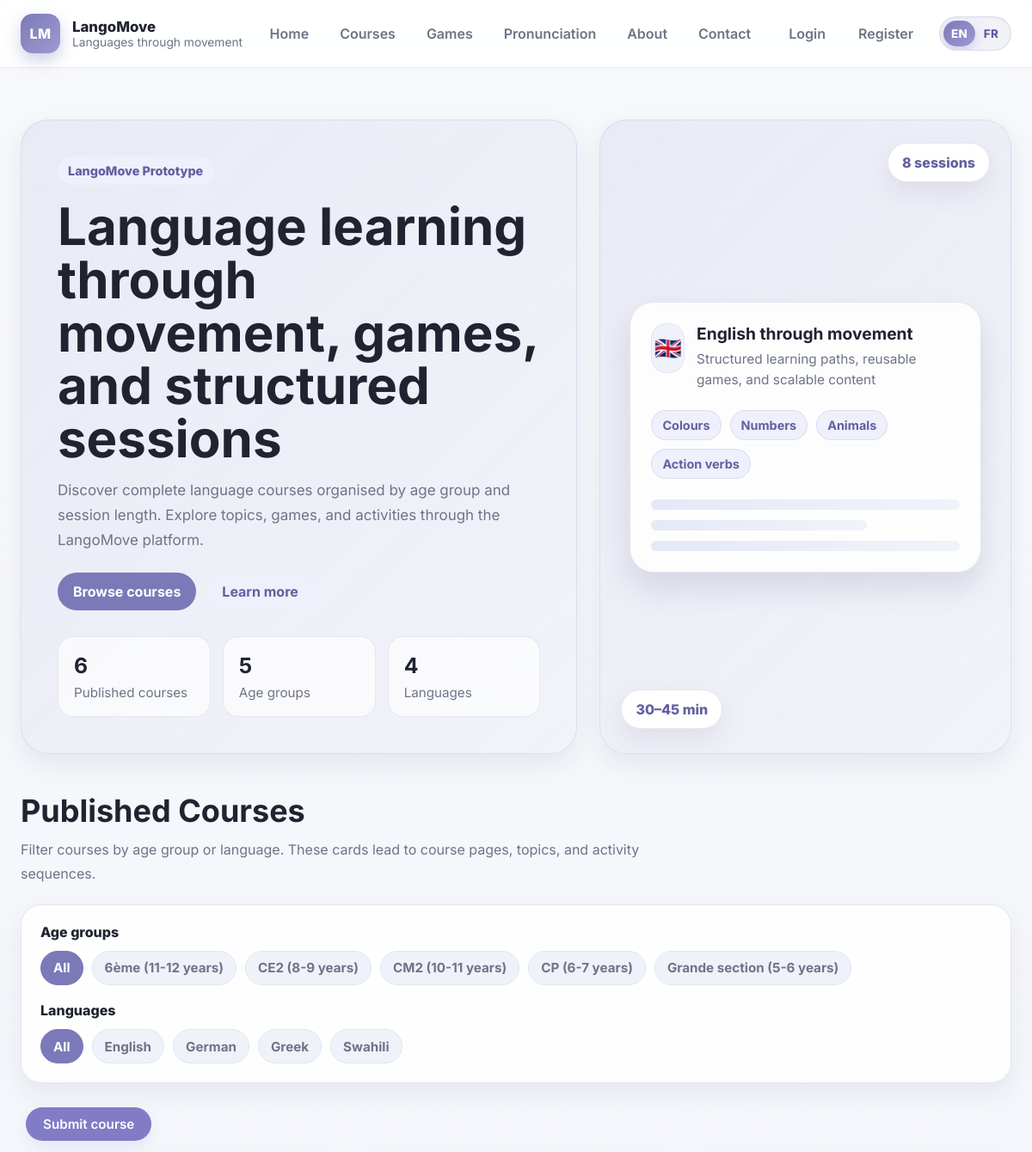
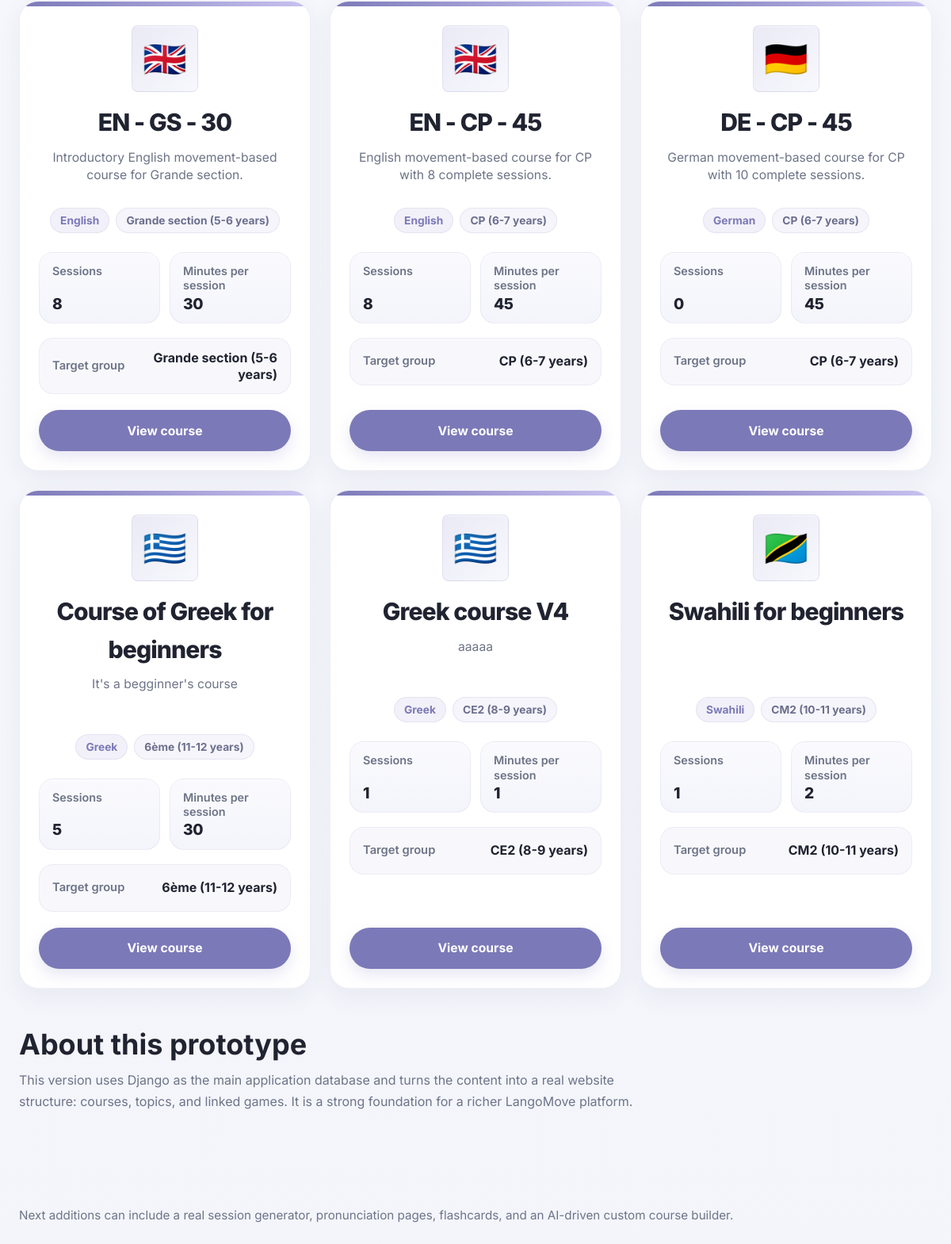
Before: / with the older database file (2 pictures, top to bottom).
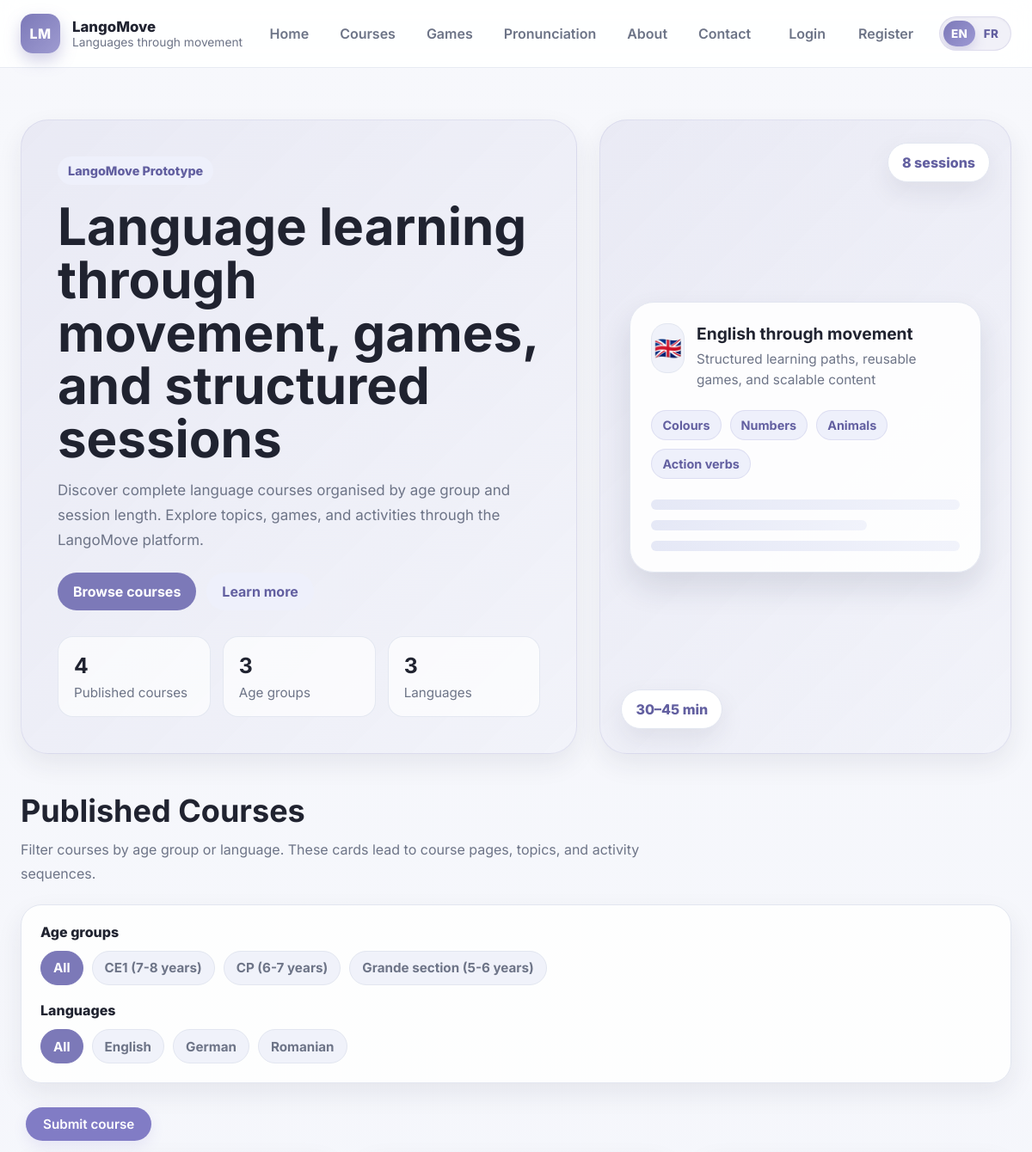
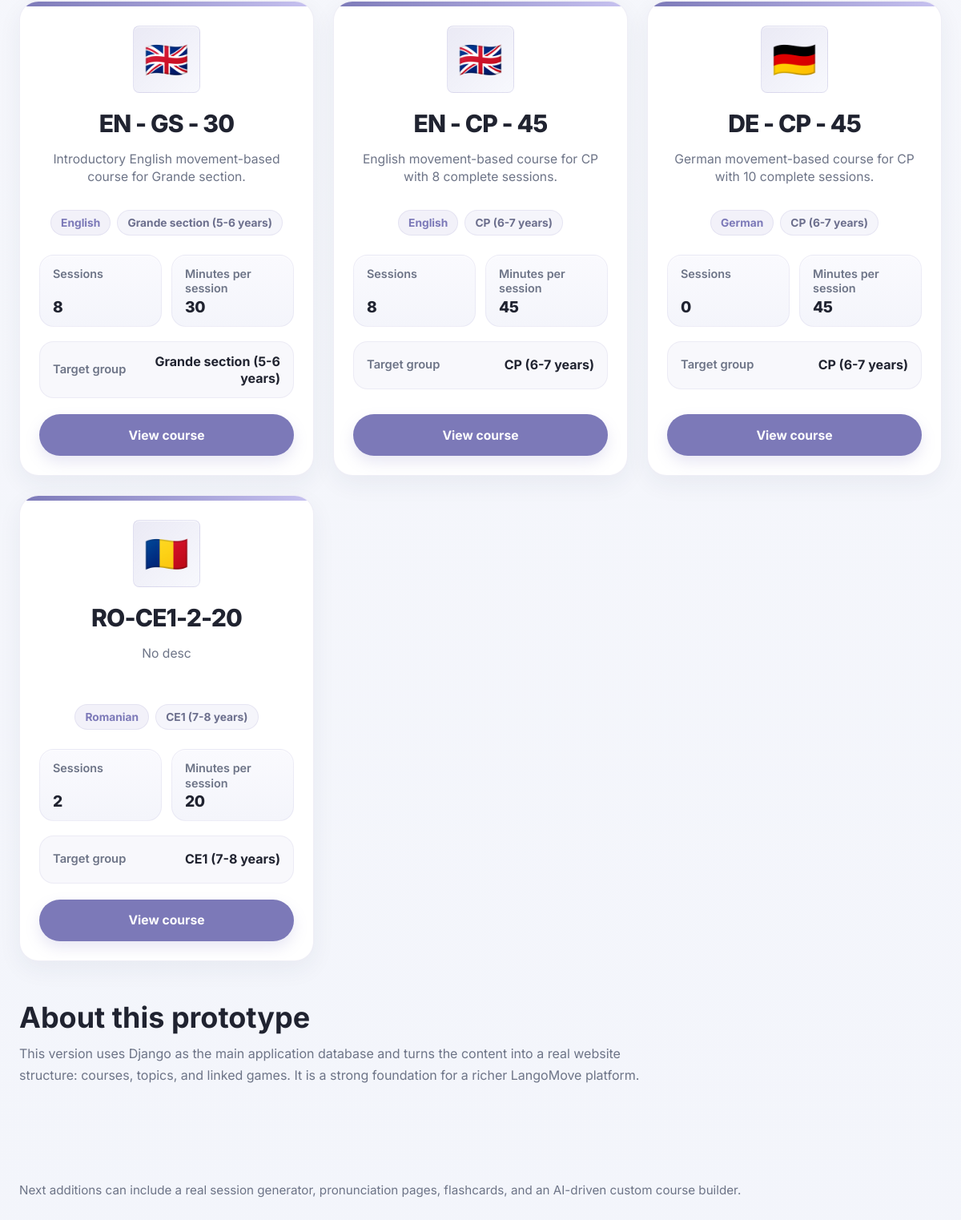
After: the same page with the newer database file (2 pictures, top to bottom).
### apps/curriculum/models.py (models this page shows, shortened)
class TimeStampedModel(models.Model):
    created_at = models.DateTimeField(auto_now_add=True)
    updated_at = models.DateTimeField(auto_now=True)
    class Meta:
        abstract = True

class AgeGroup(TimeStampedModel):
    name = models.CharField(max_length=100, unique=True)
    education_stage = models.CharField(max_length=100, blank=True)
    label = models.CharField(max_length=150, blank=True)
    min_age = models.PositiveIntegerField(null=True, blank=True)
    max_age = models.PositiveIntegerField(null=True, blank=True)
    display_order = models.PositiveIntegerField(default=9999)
    class Meta:
        ordering = ["display_order", "name"]

class Language(TimeStampedModel):
    name = models.CharField(max_length=120, unique=True)
    code = models.CharField(max_length=10, unique=True)
    slug = models.SlugField(max_length=140, unique=True)
    flag = models.CharField(max_length=10, blank=True, default="🌍")
    created_at = models.DateTimeField(auto_now_add=True)
    updated_at = models.DateTimeField(auto_now=True)
    class Meta:
        ordering = ["name"]

class Course(TimeStampedModel):
    title = models.CharField(max_length=255)
    language = models.ForeignKey(
        Language,
        on_delete=models.PROTECT,
        related_name="courses",
    )
    age_group = models.ForeignKey(
        AgeGroup,
        on_delete=models.PROTECT,
        related_name="courses",
        null=True,
        blank=True,
    )
    sessions_count = models.PositiveIntegerField(default=0)
    minutes_per_session = models.PositiveIntegerField(default=0)
    description = models.TextField(blank=True)
    card_image = models.URLField(blank=True, max_length=1000)
    slug = models.SlugField(max_length=255, unique=True)
    display_order = models.PositiveIntegerField(default=9999)
    status = models.CharField(
        max_length=20,
        choices=CourseStatus.choices,
        default=CourseStatus.DRAFT,
        db_index=True,
    )
    created_by = models.ForeignKey(
        settings.AUTH_USER_MODEL,
        on_delete=models.SET_NULL,
        null=True,
        blank=True,
        related_name="courses_created",
    )
    approved_by = models.ForeignKey(
        settings.AUTH_USER_MODEL,
        on_delete=models.SET_NULL,
        null=True,
        blank=True,
        related_name="courses_approved",
    )
    approved_at = models.DateTimeField(null=True, blank=True)
    moderation_notes = models.TextField(blank=True)
    class Meta:
        ordering = ["display_order", "title"]

### apps/website/views/home.py (the view)
# urls.py: path("", home_view, name="home"),
def home_view(request):
    service = CurriculumQueryService()
    courses_queryset = service.get_published_courses()
    courses = []
    all_age_groups = set()
    all_languages = set()
    for course in courses_queryset:
        language_name = course.language.name if course.language else ""
        language_flag = course.language.flag if course.language else ""
        age_group_name = ""
        if course.age_group:
            age_group_name = course.age_group.label or course.age_group.name
        sessions_count = course.course_topics.count()
        display_title = course.title
        courses.append({
            "id": course.id,
            "title": course.title,
            "display_title": display_title,
            "slug": course.slug,
            "description": course.description,
            "language_name": language_name,
            "language_flag": language_flag,
            "age_group_name": age_group_name,
            "sessions_count": sessions_count,
            "minutes_per_session": course.minutes_per_session,
        })
        if age_group_name:
            all_age_groups.add(age_group_name)
        if language_name:
            all_languages.add(language_name)
    context = {
        "courses": courses,
        "all_age_groups": sorted(all_age_groups),
        "all_languages": sorted(all_languages),
    }
    return render(request, "website/home.html", context)

### apps/curriculum/query_services.py (called while the page is built)
    def get_published_courses(self):
        return (
            Course.objects
            .select_related("language", "age_group")
            .filter(status=CourseStatus.PUBLISHED)
            .order_by("display_order", "title")
        )

### templates/website/home.html (shortened to what the changed rows need)
{% extends "base.html" %}
{% load i18n %}
{% block hero %}
<section class="hero hero-home">
    <div class="container hero-home-layout">
        <div class="hero-home-text">
            <h1>{% trans "Language learning through movement, games, and structured sessions" %}</h1>
            <div class="hero-mini-stats">
                <div class="mini-stat">
                    <strong>{{ courses|length }}</strong>
                    <span>{% trans "Published courses" %}</span>
                </div>
                <div class="mini-stat">
                    <strong>{{ all_age_groups|length }}</strong>
                    <span>{% trans "Age groups" %}</span>
                </div>
                <div class="mini-stat">
                    <strong>{{ all_languages|length }}</strong>
                    <span>{% trans "Languages" %}</span>
                </div>
            </div>
        </div>
    </div>
</section>
{% endblock %}
{% block content %}
<section class="page-section" id="courses">
    <div class="container">
        <div class="section-header">
            <h2>{% trans "Published Courses" %}</h2>
        </div>
        <div class="filters-panel">
            <div class="filter-group">
                <div class="chip-row" id="age-group-filters">
                    <button type="button" class="chip active" data-filter-type="age-group" data-filter-value="">
                        {% trans "All" %}
                    </button>
                    {% for age_group in all_age_groups %}
                        <button type="button" class="chip" data-filter-type="age-group" data-filter-value="{{ age_group }}">
                            {{ age_group }}
                        </button>
                    {% endfor %}
                </div>
            </div>
            <div class="filter-group">
                <div class="chip-row" id="language-filters">
                    <button type="button" class="chip active" data-filter-type="language" data-filter-value="">
                        {% trans "All" %}
                    </button>
                    {% for language in all_languages %}
                        <button type="button" class="chip" data-filter-type="language" data-filter-value="{{ language }}">
                            {{ language }}
                        </button>
                    {% endfor %}
                </div>
            </div>
        </div>
        <div class="grid course-grid" id="course-grid">
            {% for course in courses %}
                <article class="card course-card-v2 course-item"
                    data-age-group="{{ course.age_group_name }}"
                    data-language="{{ course.language_name }}">
                    <div class="course-card-v2-topline"></div>
                    <div class="card-body course-card-v2-body">
                        <div class="course-card-v2-header">
                            <div class="course-card-v2-flag">
                                {{ course.language_flag|default:"🌍" }}
                            </div>
                            <div class="course-card-v2-header-text">
                                <h3 class="course-card-v2-title">{{ course.display_title }}</h3>
                                <p class="course-card-v2-description">{{ course.description }}</p>
                            </div>
                        </div>
                        <div class="course-card-v2-tags">
                            <span class="course-pill">{{ course.language_name }}</span>
                            <span class="course-pill course-pill-soft">{{ course.age_group_name }}</span>
                        </div>
                        <div class="course-card-v2-stats">
                            <div class="course-stat-box">
                                <span class="course-stat-label">{% trans "Sessions" %}</span>
                                <strong class="course-stat-value">{{ course.sessions_count }}</strong>
                            </div>
                            <div class="course-stat-box">
                                <span class="course-stat-label">{% trans "Minutes per session" %}</span>
                                <strong class="course-stat-value">{{ course.minutes_per_session }}</strong>
                            </div>
                        </div>
                        <div class="course-card-v2-target">
                            <span class="course-target-label">{% trans "Target group" %}</span>
                            <span class="course-target-value">{{ course.age_group_name }}</span>
                        </div>
                        <div class="course-card-v2-actions">
                            <a class="button course-card-v2-button" href="{% url 'course-detail' course.slug %}">
                                {% trans "View course" %}
                            </a>
                        </div>
                    </div>
                </article>
            {% endfor %}
        </div>
    </div>
</section>
<section class="page-section" id="about">
    <div class="container">
        <div class="section-header">
            <h2>{% trans "About this prototype" %}</h2>
        </div>
    </div>
</section>
{% endblock %}

Changed rows visible on the page:
no longer on this page (row unchanged): AgeGroup: all_age_groups "6ème (11-12 years)", age_group_name "6ème (11-12 years)", age_group_name "6ème (11-12 years)"
no longer on this page (row unchanged): AgeGroup: all_age_groups "CE2 (8-9 years)", age_group_name "CE2 (8-9 years)", age_group_name "CE2 (8-9 years)"
no longer on this page (row unchanged): AgeGroup: all_age_groups "CM2 (10-11 years)", age_group_name "CM2 (10-11 years)", age_group_name "CM2 (10-11 years)"
no longer on this page (row unchanged): Language: all_languages "Greek", language_flag "🇬🇷" "🇬🇷", language_name "Greek" "Greek"
no longer on this page (row unchanged): Language: all_languages "Swahili", language_flag "🇹🇿", language_name "Swahili"
removed Course: display_title "Course of Greek for beginners", description "It's a begginner's course"
removed Course: display_title "Greek course V4", description "aaaaa"
removed Course: display_title "Swahili for beginners"
now on this page (row unchanged): AgeGroup: all_age_groups "CE1 (7-8 years)", age_group_name "CE1 (7-8 years)", age_group_name "CE1 (7-8 years)"
now on this page (row unchanged): Language: all_languages "Romanian", language_flag "🇷🇴", language_name "Romanian"
added Course: display_title "RO-CE1-2-20", description "No desc"
Other visible differences:
{{ courses|length }}: "6" → "4"
{{ all_age_groups|length }}: "5" → "3"
{{ all_languages|length }}: "4" → "3"
new list line: "Sessions 2 Minutes per session 20 Target group View course"
list line gone: "Sessions 5 Minutes per session 30 Target group View course"
list line gone: "Sessions 1 Minutes per session 1 Target group View course"
list line gone: "Sessions 1 Minutes per session 2 Target group View course"
